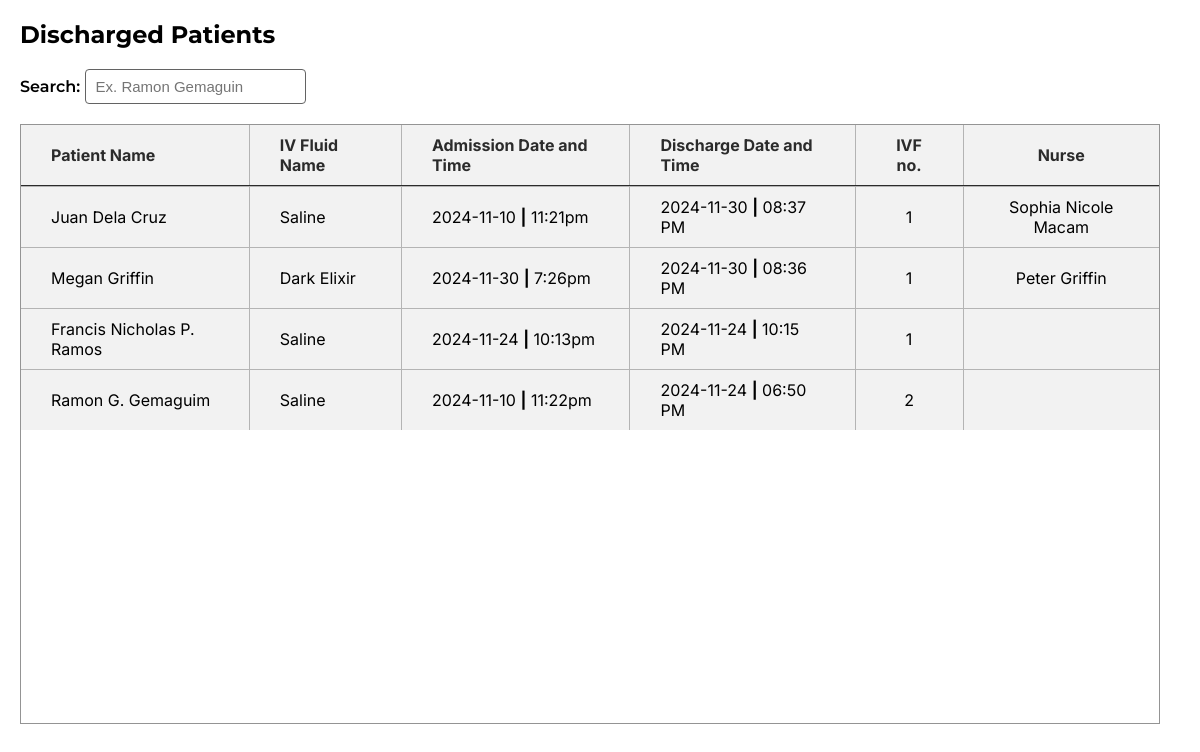
Before: /admin/discharged.php (signed in) with the older database file.
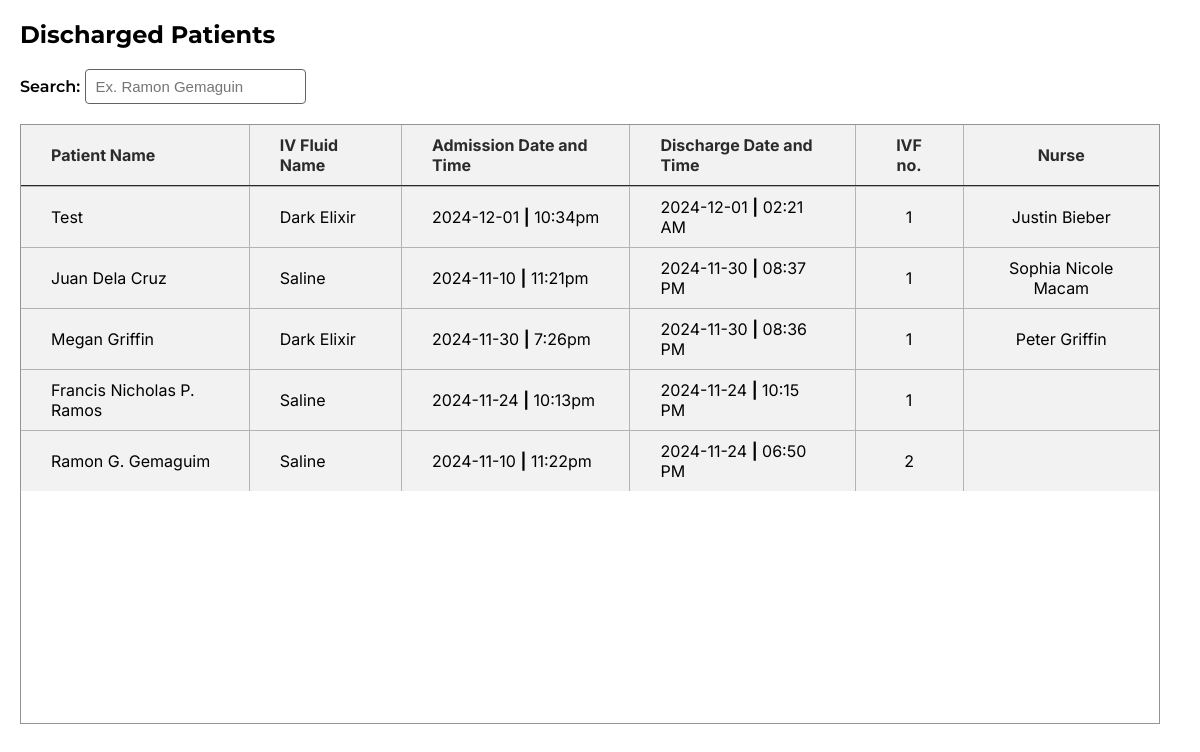
After: the same page with the newer database file.
### tables this page shows
CREATE TABLE `discharge` (
  `id` int(10) NOT NULL,
  `patient_name` varchar(255) NOT NULL,
  `iv_fluid` varchar(255) NOT NULL,
  `admission_date` date NOT NULL,
  `admission_time` varchar(255) NOT NULL,
  `discharge_date` varchar(255) NOT NULL,
  `discharge_time` varchar(255) NOT NULL DEFAULT current_timestamp(),
  `ivf_no` int(10) NOT NULL,
  `nurse` varchar(255) NOT NULL
);

### admin/function/discharge/display_discharge.php (the view, shortened to what this page needs)
<?php
include 'db.php';
$sql = "SELECT id, patient_name, iv_fluid, admission_date, admission_time, discharge_date, discharge_time, ivf_no, nurse FROM discharge ORDER BY id DESC";
$result = $conn->query($sql);
if ($result->num_rows > 0) {
    while($row = $result->fetch_assoc()) {
        echo "<tr>";
        echo "<td>" . htmlspecialchars($row['patient_name']) . "</td>";
        echo "<td>" . htmlspecialchars($row['iv_fluid']) . "</td>";
        echo "<td>
                <span>" . htmlspecialchars($row['admission_date']) . "</span> <strong>|</strong>
                <span>" . htmlspecialchars($row['admission_time']) . "</span>
              </td>";
        echo "<td>
                <span>" . htmlspecialchars($row['discharge_date']) . "</span> <strong>|</strong>
                <span>" . htmlspecialchars($row['discharge_time']) . "</span>
              </td>";
        echo "<td style='text-align:center;'>" . htmlspecialchars($row['ivf_no']) . "</td>";
        echo "<td style='text-align:center;'>" . htmlspecialchars($row['nurse']) . "</td>";
        echo "</tr>";
    }
} else {
    echo "<tr><td colspan='6' style='color: red;'>No records found.</td></tr>";
}
?>

### admin/discharged.php (shortened to what this page needs)
<!DOCTYPE html>
<html lang="en">
<head>
    <link rel="stylesheet" href="../assets/management.css">
    <link rel="stylesheet" href="../assets/visible_placeholder/search_highlight.css">
</head>
<body>
    <div class="container">
        <div class="top">
            <h2>Discharged Patients</h2>
        </div>
        <div class="searchbar">
            <span class="search">
                Search:
                <input type="text" id="searchInput" onkeyup="searchTable()" placeholder="Ex. Ramon Gemaguin">
            </span>
        </div>
        <div class="table">
            <table id="patientTable">
                <tr>
                    <th style="text-align: left;">Patient Name</th>
                    <th style="text-align: left;">IV Fluid Name</th>
                    <th style="text-align: left;">Admission Date and Time</th>
                    <th style="text-align: left;">Discharge Date and Time</th>
                    <th>IVF no.</th>
                    <th>Nurse</th>
                </tr>
                <tr>
                    <tbody>
                        <?php include 'function/discharge/display_discharge.php'; ?>
                    </tbody>
                </tr>
            </table>
        </div>
    </div>
</body>
</html>

### assets/management.css (style rules this page uses)
* { margin: 0; padding: 0; box-sizing: border-box; }
.container { margin: 20px 0 0 20px; width: 95%; }
.top { display: flex; align-items: center; justify-content: space-between; font-family: 'Montserrat', system-ui, -apple-system, BlinkMacSystemFont, 'Segoe UI', Roboto, Oxygen, Ubuntu, Cantarell, 'Open Sans', 'Helvetica Neue', sans-serif; }
.searchbar, .sort { font-family: 'Montserrat', system-ui, -apple-system, BlinkMacSystemFont, 'Segoe UI', Roboto, Oxygen, Ubuntu, Cantarell, 'Open Sans', 'Helvetica Neue', sans-serif; font-weight: 600; }
.search { margin-right: 50px; }
input { font-size: 15px; height: 35px; padding: 10px; border-radius: 4px; border: 1px solid #636363; }
.table { height: 600px; border: hidden; overflow-y: auto; border: 1px solid #949494; }
table { font-family: 'Inter', system-ui, -apple-system, BlinkMacSystemFont, 'Segoe UI', Roboto, Oxygen, Ubuntu, Cantarell, 'Open Sans', 'Helvetica Neue', sans-serif; border: none; border-collapse: collapse; border-radius: 6px; width: 100%; }
td, th { border: 1px solid #b4b4b4; padding: 10px 30px 10px 30px; background-color: #f2f2f2; }
th { border-bottom: 2px solid; color: #2b2b2b; }
tr:first-child th { border-top: none; }
tr:last-child td { border-bottom: none; }
td:first-child, th:first-child { border-left: none; }
td:last-child, th:last-child { border-right: none; }
.searchbar { margin: 20px 0 20px 0; }

Changed rows visible on the page:
added discharge: patient_name "Test", iv_fluid "Dark Elixir", admission_date "2024-12-01", admission_time "10:34pm", discharge_date "2024-12-01", discharge_time "02:21 AM", ivf_no "1", nurse "Justin Bieber"
